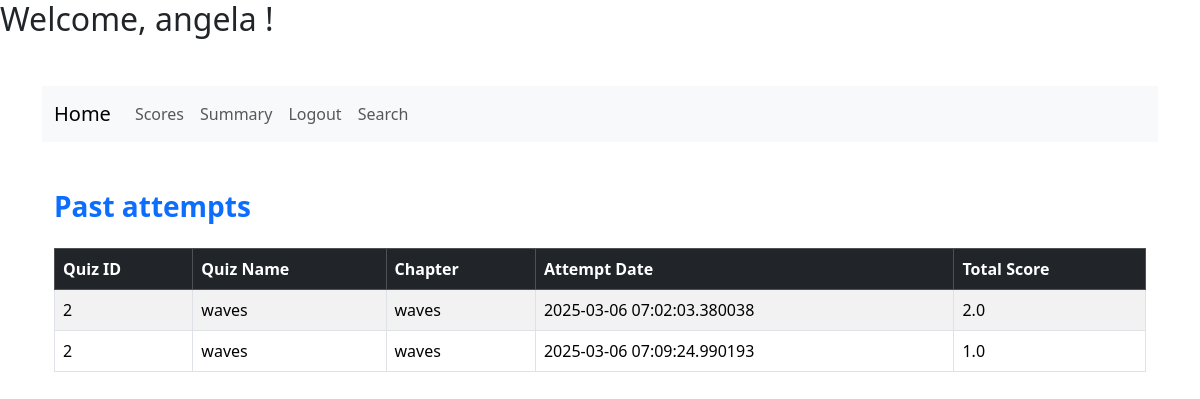
Screenshot of /dashboard/user/3/userscores with the database file from the repository.
### models/score.py (models this page shows)
class Score(db.Model):
    id = db.Column(db.Integer, primary_key=True)
    quizid = db.Column(db.Integer, db.ForeignKey('quiz.id'), nullable=False)
    userid = db.Column(db.Integer, db.ForeignKey('user.id'), nullable=False)
    timestampofattempt = db.Column(db.DateTime, default=datetime)
    totalscored = db.Column(db.Float)
    quiz = db.relationship('Quiz', backref='scores')
    user = db.relationship('User', backref='scores')

### models/quiz.py (models this page shows, shortened)
class Quiz(db.Model):
    id = db.Column(db.Integer, primary_key=True)
    chapter_id = db.Column(db.Integer, db.ForeignKey('chapter.id'), nullable=False)
    quizdate = db.Column(db.Date)
    quizduration = db.Column(db.Time)
    quizname=db.Column(db.String(150), nullable=False,unique=True)
    questions = db.relationship('Question', backref='quiz', lazy=True)

### models/chapter.py (models this page shows)
class Chapter(db.Model):
    id = db.Column(db.Integer, primary_key=True)
    name = db.Column(db.String(150), nullable=False,unique=True)
    description = db.Column(db.Text)
    subject_id = db.Column(db.Integer, db.ForeignKey('subject.id'), nullable=False)
    quizzes = db.relationship('Quiz', backref='chapter', lazy=True)

### app.py (the view)
@app.route("/dashboard/user/<int:id>/userscores", methods=["GET", "POST"])
def userscores(id):
    user=User.query.filter_by(id=id).first()
    scores = db.session.query(
        Score.quizid,
        Quiz.quizname,
        Chapter.name,
        Score.timestampofattempt,
        Score.totalscored
    ).join(
        Quiz, Score.quizid == Quiz.id
    ).join(
        Chapter, Quiz.chapter_id == Chapter.id
    ).filter(
        Score.userid == id
    ).all()
    print(user.fullname)
    return render_template("userscores.html",user=user,scores=scores )

### templates/userscores.html (shortened to what this page needs)
{% extends "base.html" %}
{% block content %}
<nav class="navbar navbar-expand-lg navbar-light bg-light">
    <div class="container-fluid">
      <a class="navbar-brand" href="{{url_for('userdashboard',id=user.id)}}">Home</a>
      <div class="collapse navbar-collapse" id="navbarSupportedContent">
        <ul class="navbar-nav me-auto mb-2 mb-lg-0">
          <li class="nav-item">
            <a class="nav-link" href="#">Scores</a>
          </li>
          <li class="nav-item">
            <a class="nav-link" href="{{url_for('usersummary',id=user.id)}}">Summary</a>
          </li>
          <li class="nav-item">
            <a class="nav-link" href="#">Logout</a>
          </li>
          <li class="nav-item">
            <a class="nav-link" href="{{ url_for('usersearch', id=user.id) }}">Search</a>
          </li>
        </ul>
      </div>
    </div>
  </nav>
<div class="container my-5">
    <h3 class="mb-4 text-primary fw-bold">Past attempts</h3>
    <div class="table-responsive">
        <table class="table table-striped table-hover table-bordered">
            <thead class="table-dark">
                <tr>
                    <th scope="col">Quiz ID</th>
                    <th scope="col">Quiz Name</th>
                    <th scope="col">Chapter</th>
                    <th scope="col">Attempt Date</th>
                    <th scope="col">Total Score</th>
                </tr>
            </thead>
            <tbody>
                {% for score in scores %}
                <tr>
                    <td>{{score[0]}}</td>
                    <td>{{score[1]}}</td>
                    <td>{{score[2]}}</td>
                    <td>{{score[3]}}</td>
                    <td>{{score[4]}}</td>
                </tr>
                {% endfor %}
            </tbody>
        </table>
    </div>
{% endblock %}

### rows the page displays
Score: quizid "2", quizname "waves", name "waves", timestampofattempt "2025-03-06 07:02:03.380038", totalscored "2.0"
Score: quizid "2", quizname "waves", name "waves", timestampofattempt "2025-03-06 07:09:24.990193", totalscored "1.0"
